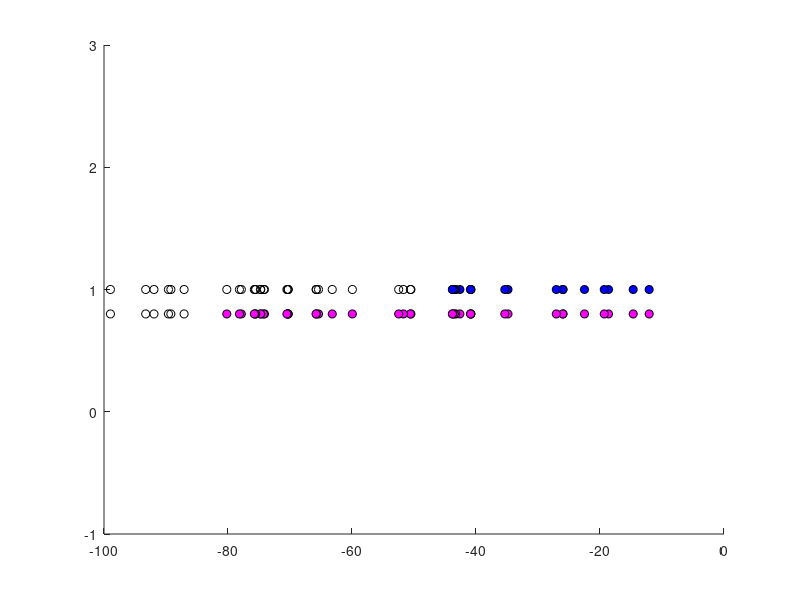

This chart was generated by the following MATLAB code:
% Generate log-normal distribution of IPIs based on MEC-4 spacing from
% Cueva et al., 2007
peak = 0.2;
width = 2.34;
rando = rng(40); %set same seed for reproducible realizations: 19, 26, 40 look nice
rand_IPI = lognrnd(peak,width,500,1);
% r_sum = cumsum(rand_IPI);
% histogram(rand_IPI,'Normalization','probability','BinWidth',0.2,'BinLimits',[0,15])

% Include only IPIs within the range plotted in Cueva et al. (less than
% 15um).
IPI_cutoff = 15;
cut_IPI = rand_IPI(rand_IPI < IPI_cutoff);

% Sum IPIs cumulatively to simulate puncta positions based on log-normal
% distribution. Include only positions up to the length of ALM (500um,
% about half the length of the body).
puncta_loc = cumsum(cut_IPI);
% sum(puncta_loc<500)
puncta_loc = puncta_loc(puncta_loc<500);

% Designate conditions for plotting a channel as open (filled circle) or
% closed (x).
% For simplicity, we'll just use the final distance at which channels are
% open for each displacement (i.e., open plus subconducting vs. closed).
% 5um stimulus: ~50um
% 10um stimulus: ~85um
dist_5 = 50;
dist_10 = 85;
open_5 = -puncta_loc( abs(puncta_loc) <= dist_5 );
closed_5 = -puncta_loc( abs(puncta_loc) > dist_5 );
open_5_y = ones(length(open_5),1);
closed_5_y = ones(length(closed_5),1);

open_10 = -puncta_loc( abs(puncta_loc) <= dist_10 );
closed_10 = -puncta_loc( abs(puncta_loc) > dist_10 );
open_10_y = ones(length(open_10),1)*0.8;
closed_10_y = ones(length(closed_10),1)*0.8;

figure();hold on;
scatter(open_5,open_5_y,'MarkerFaceColor','b','MarkerEdgeColor','k')
scatter(closed_5,closed_5_y,'k')
scatter(open_10,open_10_y,'MarkerFaceColor','m','MarkerEdgeColor','k')
scatter(closed_10,closed_10_y,'k')
ylim([-1 3])
xlim([-100 0])